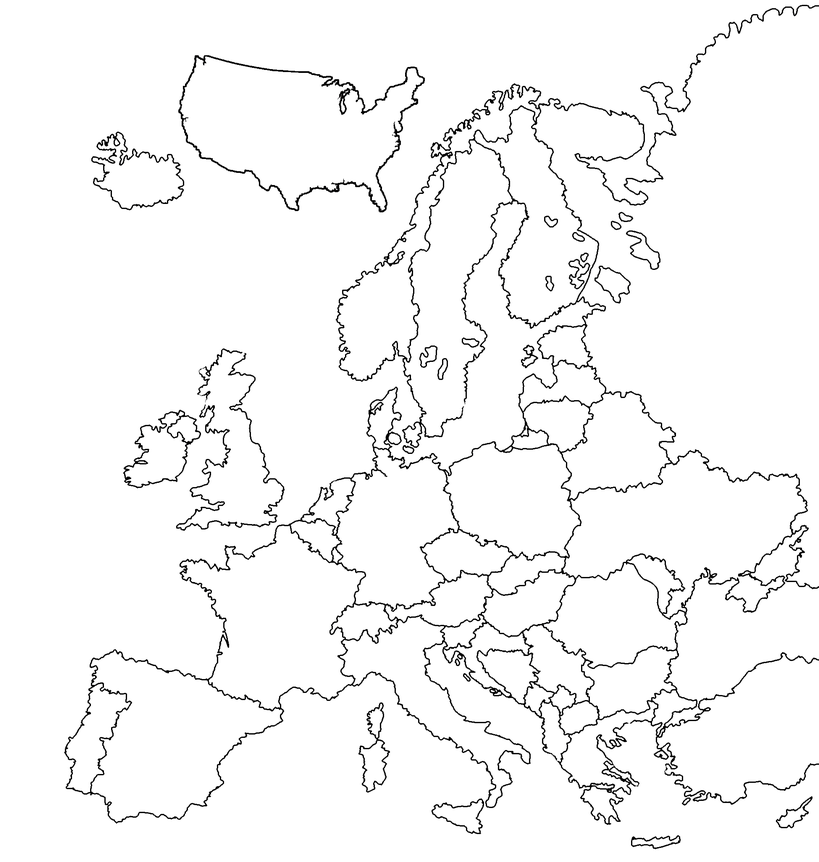
#> input picture resources/map.png, 819 x 862 px, shrunk from 3900 x 4104 before the run
$ python main.py
#> lines starting #> are read from the running program, lines starting #| are printed output that depends on the picture
from PIL import Image

img = Image.open("map.png").convert("RGBA")
#> img is the input picture: PIL image 819x862 RGBA; mean R, G, B, A 0, 0, 0, 9

pixels = img.load()
for x in range(img.width):
    for y in range(img.height):
        r, g, b, a = pixels[x, y]

        if a < 255:
            pixels[x, y] = (r, g, b, 0)

img.save("test.png")
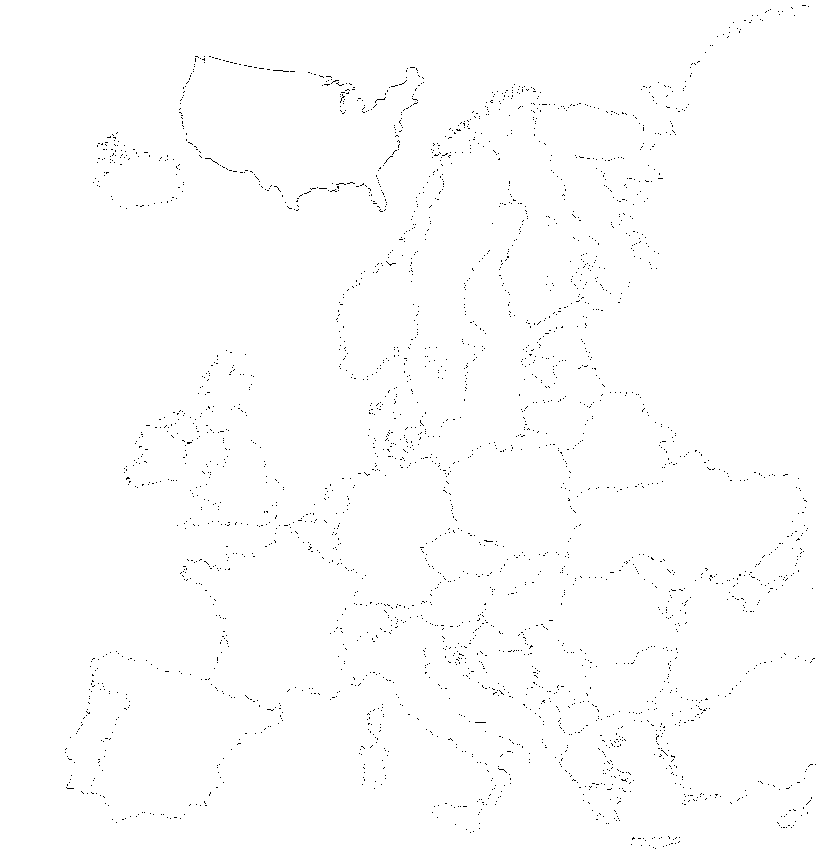
#> saved as test.png: PIL image 819x862 RGBA; mean R, G, B, A 0, 0, 0, 1.6; transparent parts drawn white
